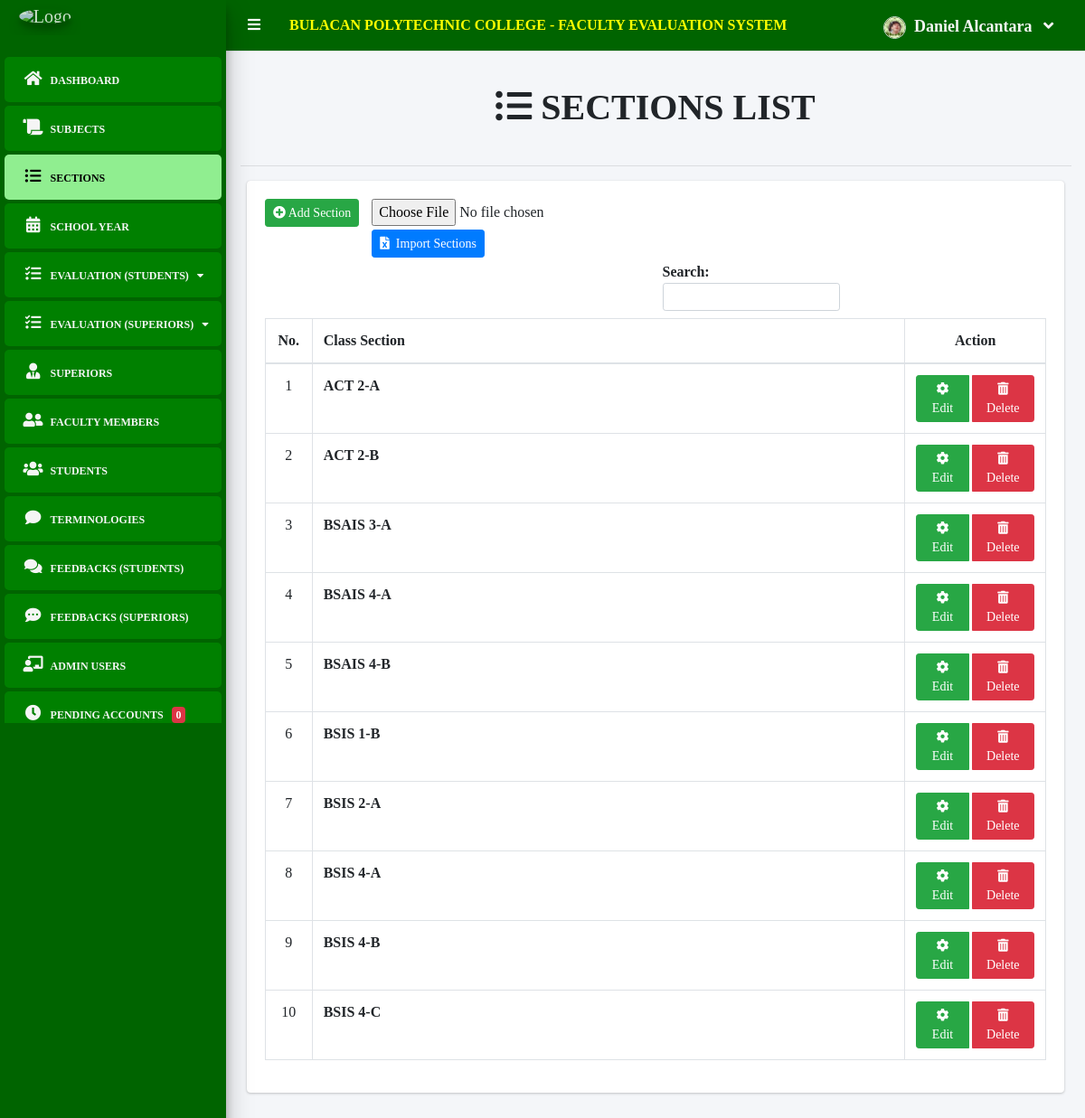
Screenshot of /indexx.php?page=class_list (signed in) with the database file from the repository.
### tables this page shows
CREATE TABLE `class_list` (
  `id` int(30) NOT NULL,
  `curriculum` text NOT NULL,
  `level` text NOT NULL,
  `section` text NOT NULL
);

### admin/class_list.php (the view, shortened to what this page needs)
<?php include 'db_connect.php'; ?>
<h1 class="m-0 text-center"><i class="fas fa-list-ul"></i>&nbsp;<b>SECTIONS LIST</b></h1><br><hr>
<div class="container-fluid">
    <div class="card card-success">
        <div class="card-body">
            <div class="card-tools float-left" style = "margin-right: 10px">
            <a class="btn btn-sm btn-gradient btn-success new_class" href="javascript:void(0)">
                <i class="fa fa-plus-circle"></i> Add Section
            </a>
        </div>
        <div class="form-group mb-1 d-flex" >
        <form method="post" id = "import_section" enctype="multipart/form-data" class="ml-1">
            <input type="file" class="form-control-file" name="exceldata" id="exceldata">
            <button type="submit" name="import" class="btn btn-primary btn-sm mt-1">
                <i class = "fas fa-file-excel"></i>&nbsp; Import Sections</button>
        </form>
        </div>
            <table class="table table-hover table-bordered" id="section_list" style="text-align: left;">
                <thead>
                    <tr>
                        <th class="text-center" width = "5%">No.</th>
                        <th width = "75%">Class Section</th>
                        <th class="text-center"width = "20%">Action</th>
                    </tr>
                </thead>
                <tbody>
                    <?php
                    $i = 1;
                    $qry = $conn->query("SELECT *, CONCAT(curriculum,' ', level,'-', section) AS class FROM class_list ORDER BY class ASC");
                    while ($row = $qry->fetch_assoc()) :
                    ?>
                        <tr>
                            <td class="text-center"><?php echo $i++ ?></td>
                            <td><b><?php echo $row['class'] ?></b></td>
                            <td class="text-center">
                                <div class="btn-group">
                                    <a href="javascript:void(0)" data-id='<?php echo $row['id'] ?>' class="btn btn-sm btn-gradient btn-success
                                    manage_class">
                                        <i class="fas fa-cog"></i> Edit
                                    </a>&nbsp;
                                    <button type="button" class="btn btn-sm btn-gradient btn-danger delete_class" data-id="<?php echo $row['id'] ?>">
                                        <i class="fas fa-trash-alt"></i> Delete
                                    </button>
                                </div>
                            </td>
                        </tr>
                    <?php endwhile; ?>
                </tbody>
            </table>
        </div>
    </div>
</div>

### admin/class_list.php (style rules this page uses)
.text-center { text-align: center !important; }

### indexx.php (style rules this page uses)
* { font-family: Cambria, Cochin, Georgia, Times, 'Times New Roman', serif, Geneva, Tahoma, sans-serif; }

### rows the page displays
class_list: class "ACT 2-A"
class_list: class "ACT 2-B"
class_list: class "BSAIS 3-A"
class_list: class "BSAIS 4-A"
class_list: class "BSAIS 4-B"
class_list: class "BSIS 1-B"
class_list: class "BSIS 2-A"
class_list: class "BSIS 4-A"
class_list: class "BSIS 4-B"
class_list: class "BSIS 4-C"

### other values shown
$_SESSION['login_firstname'] "Daniel"
$_SESSION['login_lastname'] "Alcantara"
$total_requests "0"
